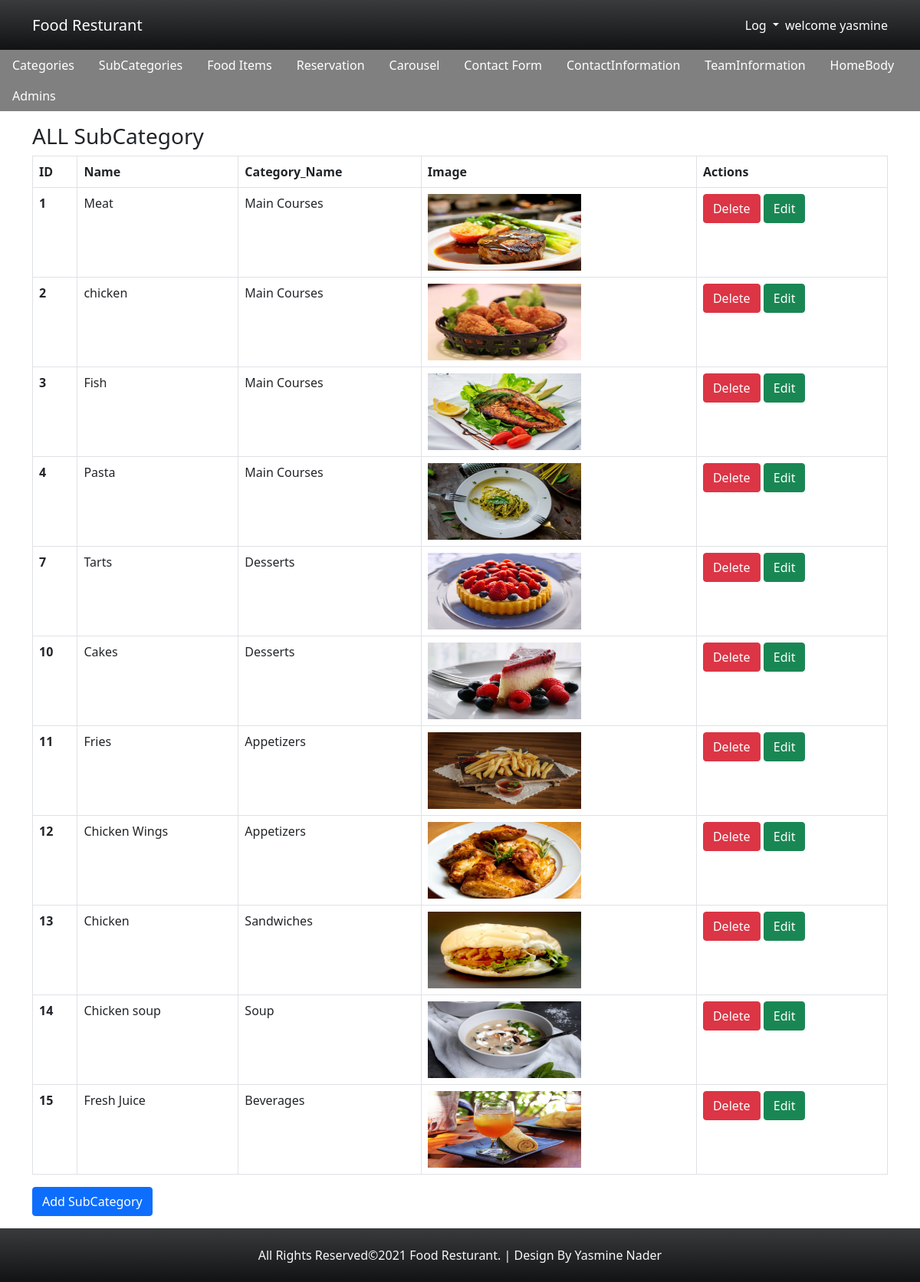
The page /subcategory/subcategorydisplay.php (signed in) on the database its author committed.
### tables this page shows
CREATE TABLE `subcategory` (
  `id` int(11) NOT NULL,
  `name` char(100) NOT NULL,
  `categories_id` int(11) NOT NULL,
  `image` char(255) NOT NULL
);

CREATE TABLE `categories` (
  `id` int(11) NOT NULL,
  `name` char(100) NOT NULL,
  `image` char(255) NOT NULL
);

### subcategory/subcategorydisplay.php (the view, shortened to what this page needs)
<?php
require "../connection/dbconnection.php";
$query="select subcategory.id,subcategory.name as subcategory ,subcategory.image,categories.name from subcategory join categories on categories.id=subcategory.categories_id";
$sql=mysqli_query($con,$query);
?>
<?php include "../layout/headeradmin.php";?>
<?php include "../layout/navbaradmin.php";?>
<div class="container">
<?php if(isset($_SESSION["Name"])){?>
<h3>ALL SubCategory</h3>
<table class="table table-bordered">
  <thead>
    <tr>
      <th scope="col">ID</th>
      <th scope="col">Name</th>
      <th scope="col">Category_Name</th>
      <th scope="col">Image</th>
      <th scope="col">Actions</th>
    </tr>
  </thead>
  <tbody>
  <?php while($operation=mysqli_fetch_assoc($sql)){
      echo '
    <tr>
      <th>'.$operation["id"].'</th>
      <td>'.$operation["subcategory"].'</td>
      <td>'.$operation["name"].'</td>
      <td><img class="imageadmin" src="../uploads/'.$operation["image"].'"></td>
      <td><a href="subcategorydelete.php?id='.$operation["id"].'"class="btn btn-danger">Delete</a>
      <a href="subcategoryupdate.php?id='.$operation["id"].'"class="btn btn-success">Edit</a></td>
    </tr>';
   } ?>
  </tbody>
</table>
<a href="subcategory.php" class="btn btn-primary mb-3">Add SubCategory</a>
</div>
<?php include '../layout/footer.php'?>
<?php } else{header("location: ../admins/login.php");} ?>

### layout/headeradmin.php (shortened to what this page needs)
<!DOCTYPE html>
<html lang="en">
<head>
    <link href="https://cdn.jsdelivr.net/npm/bootstrap@5.0.0-beta3/dist/css/bootstrap.min.css" rel="stylesheet">
    <link rel="stylesheet" href="../css/style.css">
</head>
<body>
<main>
<header>
<nav class="navbar navbar-expand-lg navbar-dark bg-dark">
	<div class="container">
	  <a class="navbar-brand" href="#">Food Resturant</a>
	  <div class="collapse navbar-collapse " id="navbarNavDropdown">
		<ul class="navbar-nav ms-auto">
		 <li class="nav-item dropdown">
			<a class="nav-link dropdown-toggle" href="#" id="navbarDropdownMenuLink" data-bs-toggle="dropdown" >
			  Log
			</a>
			<?php if(isset($_SESSION["Name"])){?>
		  </li>
		</ul>
			<?php } ?>
		<?php if(isset($_SESSION["Name"])){?>
		<div style="color:white"> welcome <?php echo $_SESSION["Name"] ?></div>
			<?php } ?>
	  </div>
	</div>
  </nav>
</header>

### layout/navbaradmin.php
<div class="">
<div class="adminnav">
<ul class="nav nav-pills mb-3" id="pills-tab" role="tablist">
  <li class="nav-item" >
    <a class="nav-link " href="../category/categoriesdisplay.php" >Categories</a>
  </li>
  <li class="nav-item" >
    <a class="nav-link " href="../subcategory/subcategorydisplay.php" >SubCategories</a>
  </li>
  <li class="nav-item" >
    <a class="nav-link " href="../fooditems/fooditemsdisplay.php" >Food Items</a>
  </li>
  <li class="nav-item" >
    <a class="nav-link" href="../reservation/reservationDisplay.php">Reservation</a>
  </li>
  <li class="nav-item" >
    <a class="nav-link" href="../carousel/carouseldisplay.php">Carousel</a>
  </li>
  <li class="nav-item" >
    <a class="nav-link" href="../contactform/contactdisplay.php">Contact Form</a>
  </li>
  <li class="nav-item">
    <a class="nav-link" href="../contactinformation/contactinformationdisplay.php">ContactInformation</a>
  </li>
  <li class="nav-item">
    <a class="nav-link" href="../teaminformation/teaminformationdisplay.php">TeamInformation</a>
  </li>
  <li class="nav-item">
    <a class="nav-link" href="../homebody/homebodydisplay.php">HomeBody</a>
  </li>
  <li class="nav-item">
    <a class="nav-link" href="../admins/signupdisplay.php">Admins</a>
  </li>
</ul>
</div>
</body>
</html>

### layout/footer.php
<div class="container-fluid">
    <footer class="bg-dark text-light row">
    <div class="text-center my-auto">All Rights Reserved©2021 Food Resturant. | Design By Yasmine Nader</div>
    </footer>
    </div>
    </body>
    </html>

### css/style.css (style rules this page uses)
body { padding: 0px; margin: 0px; }
nav { height: 65px; background: linear-gradient(rgba(80, 80, 80, 0.5), rgba(0, 0, 0, 0.5)); }
.nav-link { color: white !important; }
footer { height: 50px; }
footer { height: 70px; background: linear-gradient(rgba(80, 80, 80, 0.5), rgba(0, 0, 0, 0.5)); }
.adminnav { background-color: gray; }
.imageadmin { width: 200px; height: 100px; }

### rows shown on the page
subcategory: id "1", name "Meat", categories.name "Main Courses", image (picture)
subcategory: id "2", name "chicken", categories.name "Main Courses", image (picture)
subcategory: id "3", name "Fish", categories.name "Main Courses", image (picture)
subcategory: id "4", name "Pasta", categories.name "Main Courses", image (picture)
subcategory: id "7", name "Tarts", categories.name "Desserts", image (picture)
subcategory: id "10", name "Cakes", categories.name "Desserts", image (picture)
subcategory: id "11", name "Fries", categories.name "Appetizers", image (picture)
subcategory: id "12", name "Chicken Wings", categories.name "Appetizers", image (picture)
subcategory: id "13", name "Chicken", categories.name "Sandwiches", image (picture)
subcategory: id "14", name "Chicken soup", categories.name "Soup", image (picture)
subcategory: id "15", name "Fresh Juice", categories.name "Beverages", image (picture)

### other values the page prints
$_SESSION["Name"] "yasmine"
